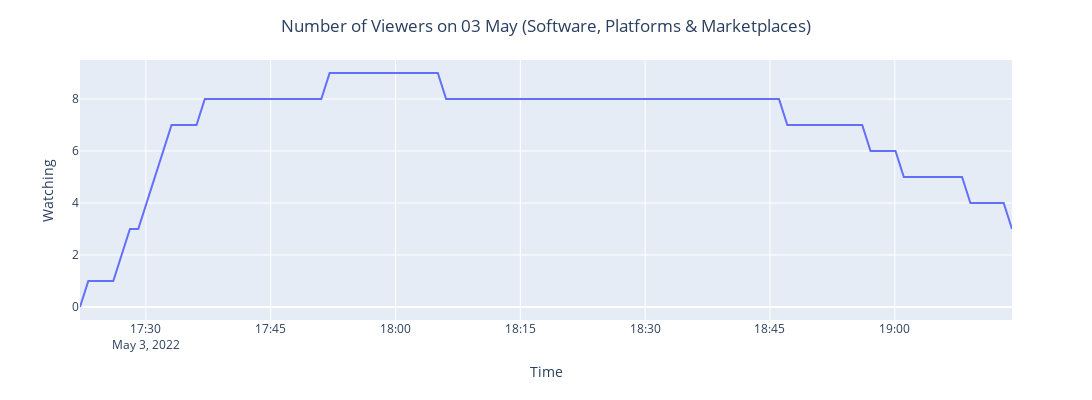

The code cell stored with this chart in its notebook:
### Code cell
# Visualise the attendance dynamics
linechart_03_05_2022 = px.line(data_frame=timetable_03_05_2022, x = 'Time', y='Watching_03_05_2022')
linechart_03_05_2022.update_layout(
        title="Number of Viewers on 03 May (Software, Platforms & Marketplaces)",
        title_x=0.5,
        title_y=0.95,
        width=1100,
        height=400,
        yaxis_title="Watching"
        )
linechart_03_05_2022.show()
